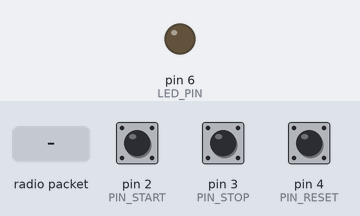
This sketch was run on a simulated Arduino Uno, built with avr-gcc and run on an emulated ATmega328P. On the bench: output pins drawn as LEDs (lit = HIGH). Dashed ring = blinking. The test bench sets the inputs (shaded band); at power-on: pin 2 (PIN_START) HIGH, pin 3 (PIN_STOP) HIGH, pin 4 (PIN_RESET) HIGH. No radio packets arrive unless stated; what the sketch prints to the serial monitor is not drawn.

Above: at 1.2 s.
1.3 s: radio packet "S4|standby" arrives
At 2.2 s:
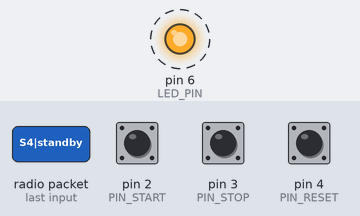
4.3 s: radio packet "S0|ready" arrives
At 4.7 s:
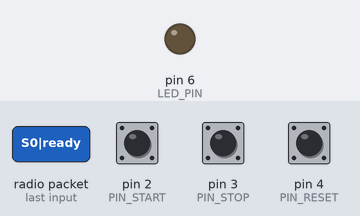
5.8 s: radio packet "S1|begin" arrives
At 7.0 s:
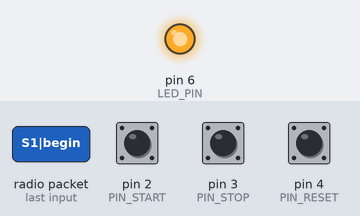
Timing chart, 0 to 8.8 s (numbered marks = the images above; inputs shaded):
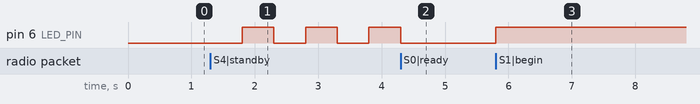

The sketch:

master.ino
```cpp
#include <SPI.h>
#include <RF24.h>
#include <string.h>
#include <stdlib.h>

RF24 radio(7, 8);
const byte ADDR_SM[6] = "SM001";  // Slave→Master
const byte ADDR_MS[6] = "MS001";  // Master→Slave

const int LED_PIN = 6;

// === Knoppen ===
const int PIN_START = 2;   // INT0
const int PIN_STOP  = 3;   // INT1
const int PIN_RESET = 4;   // PCINT (pin change)
const unsigned long DEBOUNCE_MS = 40;

// LED modes
#define LED_OFF        0
#define LED_STEADY     1
#define LED_BLINK_1HZ  2
#define LED_BLINK_20HZ 3

int ledMode = LED_OFF;
unsigned long lastToggle = 0;
const unsigned long T1  = 500;  // 1 Hz
const unsigned long T20 = 25;   // 20 Hz

// S4 tijd-gestuurd (waterdicht)
bool s4Active = false;
unsigned long s4Start = 0;

// === knop-ISR data (volatile) ===
volatile bool isrStartRaw = false;
volatile bool isrStopRaw  = false;
volatile bool isrResetRaw = false;
volatile bool isrStartDirty = false;
volatile bool isrStopDirty  = false;
volatile bool isrResetDirty = false;

// === debounce/stable ===
bool startStable = false, startLast = false;
bool stopStable  = false, stopLast  = false;
bool resetStable = false, resetLast = false;
unsigned long tStartChange = 0, tStopChange = 0, tResetChange = 0;

void setLed(bool on){ digitalWrite(LED_PIN, on ? HIGH : LOW); }
void setLedMode(int m){
  if (m == ledMode) return;
  ledMode = m;
  lastToggle = millis();
  if (m == LED_OFF)    setLed(false);
  if (m == LED_STEADY) setLed(true);
}

void updateLed(){
  unsigned long now = millis();
  if (ledMode == LED_BLINK_1HZ  && (now - lastToggle >= T1 )) { lastToggle = now; digitalWrite(LED_PIN, !digitalRead(LED_PIN)); }
  if (ledMode == LED_BLINK_20HZ && (now - lastToggle >= T20)) { lastToggle = now; digitalWrite(LED_PIN, !digitalRead(LED_PIN)); }

  // S4: 0–3s knipper, 3–6s steady, >6s uit
  if (s4Active){
    unsigned long dt = now - s4Start;
    if (dt < 3000)      setLedMode(LED_BLINK_1HZ);
    else if (dt < 6000) setLedMode(LED_STEADY);
    else { setLedMode(LED_OFF); s4Active = false; }
  }
}

void startS4IfNeeded(){
  if (!s4Active){ s4Active = true; s4Start = millis(); setLedMode(LED_BLINK_1HZ); }
}
void stopS4(){ s4Active = false; }

// === radio TX helper (master → slave) ===
void sendToSlave(const char* tag){
  radio.stopListening();                    // kort naar TX
  radio.openWritingPipe(ADDR_MS);
  char msg[32] = {0};
  strncpy(msg, tag, sizeof(msg)-1);
  radio.write(msg, strlen(msg)+1);
  radio.startListening();                   // zo snel mogelijk terug naar RX
}

// === ISR's (active LOW) ===
void isrStart(){
  bool raw = (digitalRead(PIN_START) == LOW);
  isrStartRaw = raw; isrStartDirty = true;
}
void isrStop(){
  bool raw = (digitalRead(PIN_STOP) == LOW);
  isrStopRaw = raw; isrStopDirty = true;
}
// D4 via pin-change interrupt (PCINT2_vect)
ISR(PCINT2_vect){
  bool raw = (PIND & _BV(PD4)) == 0;   // LOW = ingedrukt
  isrResetRaw = raw; isrResetDirty = true;
}

void serviceButtons(){
  unsigned long now = millis();

  // START (D2)
  if (isrStartDirty){ isrStartDirty = false; tStartChange = now; }
  if (now - tStartChange >= DEBOUNCE_MS){
    startStable = isrStartRaw;
    bool pressed  = (!startLast && startStable);
    bool released = ( startLast && !startStable);
    if (pressed)  sendToSlave("start");
    if (released) sendToSlave("running");
    startLast = startStable;
  }

  // STOP (D3)
  if (isrStopDirty){ isrStopDirty = false; tStopChange = now; }
  if (now - tStopChange >= DEBOUNCE_MS){
    stopStable = isrStopRaw;
    bool pressed  = (!stopLast && stopStable);
    bool released = ( stopLast && !stopStable);
    if (pressed)  sendToSlave("stop");
    if (released) sendToSlave("ended");
    stopLast = stopStable;
  }

  // RESET (D4)
  if (isrResetDirty){ isrResetDirty = false; tResetChange = now; }
  if (now - tResetChange >= DEBOUNCE_MS){
    resetStable = isrResetRaw;
    bool pressed  = (!resetLast && resetStable);
    bool released = ( resetLast && !resetStable);
    if (pressed)  sendToSlave("reset");
    if (released) sendToSlave("master ready");
    resetLast = resetStable;
  }
}

// === RX (slave → master, bestaand) ===
void handleMessage(const char* msg){
  // --- S4: tijd-gestuurd, berichten enkel trigger ---
  if (!strncmp(msg, "S4|standby", 10)){ startS4IfNeeded(); return; }
  if (!strncmp(msg, "S4|kalibreren compleet", 23)){ startS4IfNeeded(); return; }

  // --- S0 reset ---
  if (!strncmp(msg, "S0|ready", 8)){ setLedMode(LED_OFF); stopS4(); return; }

  // --- S1 (wit) ---
  if (!strncmp(msg, "S1|begin", 8))                { setLedMode(LED_STEADY); stopS4(); return; }
  if (!strncmp(msg, "S1|ready", 8))                { setLedMode(LED_STEADY); return; }
  if (!strncmp(msg, "S1|standby", 10))             { setLedMode(LED_BLINK_1HZ); return; }
  if (!strncmp(msg, "S1|wit kalibreren", 17))      { setLedMode(LED_BLINK_20HZ); return; }
  if (!strncmp(msg, "S1|wit compleet", 15))        { setLedMode(LED_BLINK_1HZ); return; }

  // --- S2 ---
  if (!strncmp(msg, "S2|ready", 8))                { setLedMode(LED_BLINK_1HZ); return; }

  // --- S3 (zwart) ---
  if (!strncmp(msg, "S3|zwart kalibreren", 19))    { setLedMode(LED_BLINK_20HZ); return; }
  if (!strncmp(msg, "S3|standby", 10))             { setLedMode(LED_BLINK_1HZ); return; }
}

void setup(){
  Serial.begin(9600);

  pinMode(LED_PIN, OUTPUT);
  setLed(false);

  // knoppen (naar GND)
  pinMode(PIN_START, INPUT_PULLUP);
  pinMode(PIN_STOP,  INPUT_PULLUP);
  pinMode(PIN_RESET, INPUT_PULLUP);

  // init raw-states
  isrStartRaw = (digitalRead(PIN_START) == LOW);
  isrStopRaw  = (digitalRead(PIN_STOP)  == LOW);
  isrResetRaw = (digitalRead(PIN_RESET) == LOW);
  startLast = startStable = isrStartRaw;
  stopLast  = stopStable  = isrStopRaw;
  resetLast = resetStable = isrResetRaw;

  // externe interrupts
  attachInterrupt(digitalPinToInterrupt(PIN_START), isrStart, CHANGE);
  attachInterrupt(digitalPinToInterrupt(PIN_STOP),  isrStop,  CHANGE);

  // pin-change interrupt voor D4 (PD4 = PCINT20) → PCINT2 vector
  PCICR  |= _BV(PCIE2);     // enable PCINT[23:16]
  PCMSK2 |= _BV(PCINT20);   // enable PD4 (D4)

  // radio
  radio.begin();
  radio.setDataRate(RF24_250KBPS);
  radio.setChannel(100);
  radio.setAutoAck(true);
  radio.setRetries(3, 5);          // korter, minder TX-blokkade
  radio.setPALevel(RF24_PA_LOW);

  radio.openReadingPipe(0, ADDR_SM); // RX: SLAVE -> MASTER
  radio.openWritingPipe(ADDR_MS);    // TX: MASTER -> SLAVE
  radio.startListening();

  Serial.println("MASTER ready");
}

void loop(){
  // verwerk knoppen
  serviceButtons();

  // RX
  if (radio.available()){
    char msg[32] = {0};
    radio.read(msg, sizeof(msg));
    handleMessage(msg);
  }

  // LED
  updateLed();
}
```

Measured:
- after the input at 1.3 s, pin 6 (LED_PIN): alternates HIGH for 0.50 s and LOW for 0.50 s, starting after 0.50 s
- after the input at 4.3 s, pin 6 (LED_PIN): HIGH → LOW at once
- after the input at 5.8 s, pin 6 (LED_PIN): LOW → HIGH at once
